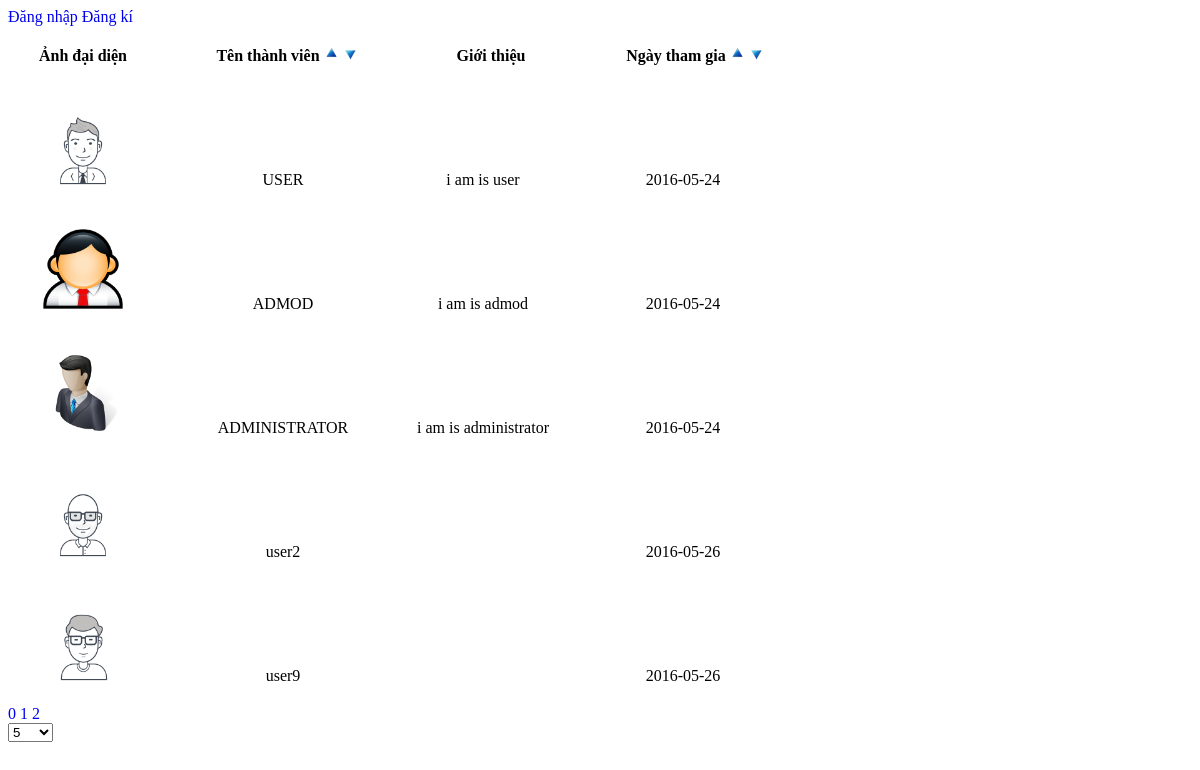
The page / on the database its author committed.
### tables this page shows
CREATE TABLE IF NOT EXISTS `profile` (
`id` int(10) unsigned NOT NULL,
  `fullname` varchar(50) NOT NULL,
  `username` varchar(30) NOT NULL,
  `email` varchar(30) NOT NULL,
  `phone` varchar(30) NOT NULL,
  `avatar` varchar(50) DEFAULT NULL,
  `description` varchar(300) DEFAULT NULL,
  `birthday` date DEFAULT NULL,
  `sex` int(10) DEFAULT NULL,
  `password` varchar(32) NOT NULL,
  `introducer` varchar(30) DEFAULT NULL,
  `joindate` date NOT NULL,
  `level` int(10) unsigned NOT NULL
);

### index.php (the view, shortened to what this page needs)
<!DOCTYPE html>
<html>
<head>
</head>
<body>
<?php
	if(isset($_SESSION['username'])) {
		echo "<div>";
		echo "Xin chào ".$_SESSION['username']." ";
		echo "<a href='?logout' title='Đăng xuất'>Đăng xuất</a>";
		echo "</div>";
	} 	else {
			echo "<div>";
			echo "<a href='/login.php' title='Đăng nhập'>Đăng nhập</a>"." ";
			echo "<a href='/signup.php' title='Đăng ký''>Đăng kí</a>";
			echo "</div>";
		}
	$page = 0;
	if(isset($_GET['page'])) {
		$page = $_GET['page'];
	} else {
		$page = 0;
	}
	$rowInPage = 5;
	$sql = "select * from profile";
	$result = mysql_query($sql);
	$rowNumber = mysql_num_rows($result);
	$pageNumber = $rowNumber / $rowInPage;
	if(isset($_GET['sort']) && $_GET['sort'] != 0) {
		switch ($_GET['sort']) {
			case 1:
				$sql = "select * from profile order by fullname ASC limit ".$page*$rowInPage.",".$rowInPage;
				break;
			case 2:
				$sql = "select * from profile order by fullname DESC limit ".$page*$rowInPage.",".$rowInPage;
				break;
			case 3:
				$sql = "select * from profile order by joindate ASC limit ".$page*$rowInPage.",".$rowInPage;
				break;
			case 4:
				$sql = "select * from profile order by joindate DESC limit ".$page*$rowInPage.",".$rowInPage;
				break;
		}
	}	else {
			$sql = "select * from profile limit ".$page*$rowInPage.",".$rowInPage;
	}
	$result = mysql_query($sql);?>
	<div>
		<div class="header">
			<div class = 'inline'>Ảnh đại diện</div>
			<div class = 'inline'>Tên thành viên
			<a href='index.php?page=<?php echo $page?>&sort=1'><img src='public/images/icon/len.png' width='15px' height='15px'><a>
			<a href='index.php?page=<?php echo $page?>&sort=2'><img src='public/images/icon/xuong.png' width='15px' height='15px'><a>
			</div>
			<div class = 'inline'>Giới thiệu</div>
			<div class ='inline'>Ngày tham gia
			<a href='index.php?page=<?php echo $page?>&sort=3'><img src='public/images/icon/len.png' width='15px' height='15px'><a>
			<a href='index.php?page=<?php echo $page?>&sort=4'><img src='public/images/icon/xuong.png' width='15px' height='15px'><a>
			</div>
		</div>
	<?php
	while ($row = mysql_fetch_assoc($result)) {
		echo "<div>";
		echo "<div class='inline avatar'><a href='profile.php?username=".$row['username']."' title='Xem trang cá nhân'><img src='".$row['avatar']."'></a></div>";
		echo "<div class='inline'>".$row['fullname']."</div>";
		echo "<div class='inline'>".$row['description']."</div>";
		echo "<div class='inline'>".$row['joindate']."</div>";
		echo "</div>";
	}
	echo "</div>";
	if(isset($_GET['sort'])) {
		$sort = $_GET['sort'];
	} else {
		$sort = 0;
	}
	for($i=0;$i<$pageNumber;$i++) {
		echo "<a href='index.php?page={$i}&sort={$sort}'>".$i."</a>"." ";
	}
?>
<div>
	<form action="" method="post">
		<select name="limit" onchange="this.form.submit()">
			<option value="5" <?php if(isset($_SESSION['limit']) && $_SESSION['limit'] == 5) echo 'selected'?>>5</option>
		</select>
	</form>
</div>
</body>
</html>

### index.php (style rules this page uses)
.header { padding-right: 30px; font-weight: bold; }
div.avatar img { height: 80px; width: 80px; }
a { text-decoration: none; }
.inline { display: inline-block; padding-bottom: 20px; padding-top: 20px; padding-right: 50px; width: 150px; text-align: center; }

### rows shown on the page
profile: avatar (placeholder picture), fullname "USER", description "i am is user", joindate "2016-05-24"
profile: avatar (picture), fullname "ADMOD", description "i am is admod", joindate "2016-05-24"
profile: avatar (picture), fullname "ADMINISTRATOR", description "i am is administrator", joindate "2016-05-24"
profile: avatar (picture), fullname "user2", joindate "2016-05-26"
profile: avatar (picture), fullname "user9", joindate "2016-05-26"
